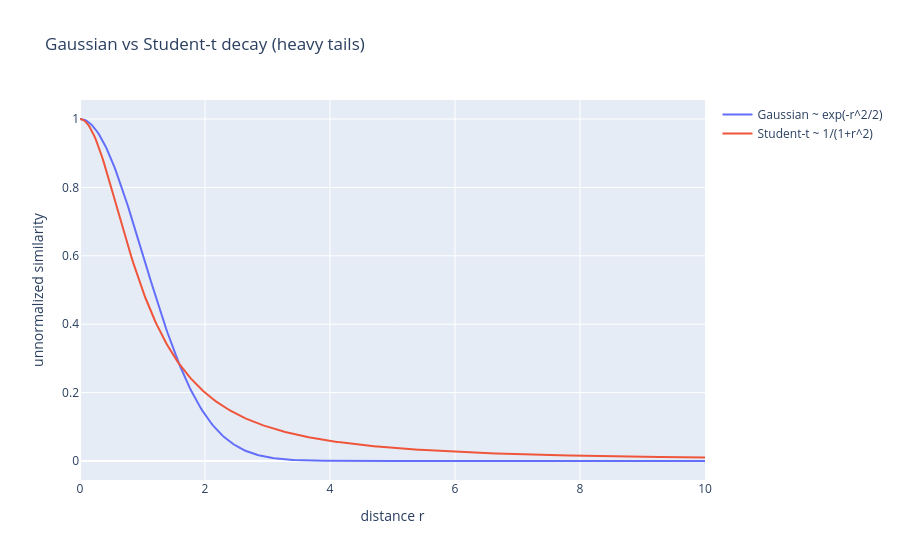

Here is the notebook cell this chart was saved with:
### Markdown cell above
---

# 7) Step 2 — Low‑D similarities \(q_{ij}\) (Student‑t kernel)

In the embedding space, t‑SNE uses a **heavy‑tailed** kernel:

\[
q_{ij} = \frac{\left(1 + \|y_i-y_j\|^2\right)^{-1}}{\sum_{k\neq l}\left(1 + \|y_k-y_l\|^2\right)^{-1}},\quad q_{ii}=0
\]

Why heavy tails? **Crowding problem**: in low dimensions, there isn’t enough “room” to faithfully place many moderately‑close neighbors. Heavy tails reduce the penalty for “somewhat far” points and help avoid crowding.

### Code cell
def student_t_kernel(dist2):
    return 1.0 / (1.0 + dist2)

r = np.linspace(0, 10, 400)
gauss = np.exp(-(r**2)/2.0)
student = 1.0/(1.0 + r**2)

fig = go.Figure()
fig.add_trace(go.Scatter(x=r, y=gauss, mode="lines", name="Gaussian ~ exp(-r^2/2)"))
fig.add_trace(go.Scatter(x=r, y=student, mode="lines", name="Student-t ~ 1/(1+r^2)"))
fig.update_layout(title="Gaussian vs Student-t decay (heavy tails)",
                  xaxis_title="distance r", yaxis_title="unnormalized similarity")
fig.show()

### Figure 1 — Plotly figure (JSON) as saved in the notebook; plotly's stock layout.template omitted (floating-point values rounded to 4 significant figures; data arrays with more than 128 entries replaced by an {"elided": "..."} marker saying what was removed)
{"data": [{"mode": "lines", "name": "Gaussian ~ exp(-r^2/2)", "type": "scatter", "x": {"elided": "400 float values"}, "y": {"elided": "400 float values"}}, {"mode": "lines", "name": "Student-t ~ 1/(1+r^2)", "type": "scatter", "x": {"elided": "400 float values"}, "y": {"elided": "400 float values"}}], "layout": {"title": {"text": "Gaussian vs Student-t decay (heavy tails)"}, "xaxis": {"title": {"text": "distance r"}}, "yaxis": {"title": {"text": "unnormalized similarity"}}}}
